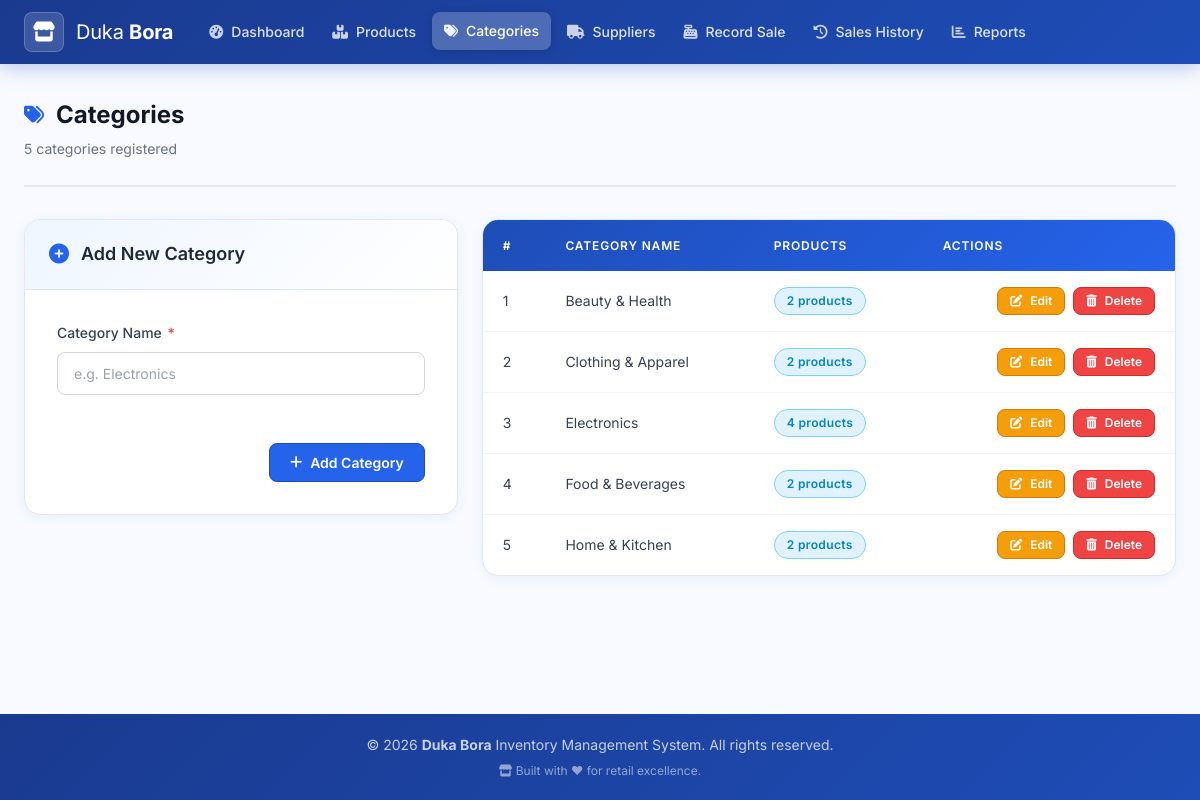
/categories.php, run on the app's committed database.
### tables this page shows
CREATE TABLE IF NOT EXISTS `categories` (
    `category_id`   INT           NOT NULL AUTO_INCREMENT,
    `category_name` VARCHAR(100)  NOT NULL,
    PRIMARY KEY (`category_id`),
    UNIQUE KEY `uq_category_name` (`category_name`)
);

### includes/functions.php (called while the page is built, shortened)
<?php
function e(mixed $value): string
{
    return htmlspecialchars((string) $value, ENT_QUOTES | ENT_SUBSTITUTE, 'UTF-8');
}
function getAllCategories(): array
{
    $conn   = getConnection();
    $result = $conn->query("SELECT * FROM categories ORDER BY category_name ASC");
    return $result->fetch_all(MYSQLI_ASSOC);
}

### categories.php (the view, shortened to what this page needs)
<?php
require_once __DIR__ . '/includes/functions.php';
$errors    = [];
$categories = getAllCategories();
$conn        = getConnection();
$countResult = $conn->query("
    SELECT category_id, COUNT(*) AS product_count
    FROM products
    GROUP BY category_id
");
$productCounts = [];
if ($countResult) {
    while ($row = $countResult->fetch_assoc()) {
        $productCounts[$row['category_id']] = (int) $row['product_count'];
    }
}
require_once __DIR__ . '/includes/header.php';
require_once __DIR__ . '/includes/nav.php';
?>
<div class="page-header">
    <div>
        <h1 class="page-title">
            <i class="fas fa-tags"></i> Categories
        </h1>
        <p class="page-subtitle">
            <?= count($categories) ?> categor<?= count($categories) !== 1 ? 'ies' : 'y' ?> registered
        </p>
    </div>
</div>
<div style="display:grid; grid-template-columns:1fr 1.6fr; gap:var(--space-6); align-items:start;">
    <div class="form-section">
        <div class="form-section-header">
            <i class="fas fa-plus-circle"></i>
            <h2>Add New Category</h2>
        </div>
        <div class="form-body">
            <form method="POST" action="categories.php" data-validate novalidate id="addCategoryForm">
                <div class="form-group">
                    <label class="form-label" for="category_name">
                        Category Name <span class="required">*</span>
                    </label>
                    <input
                        type="text"
                        id="category_name"
                        name="category_name"
                        class="form-control <?= isset($errors['add']) ? 'is-invalid' : '' ?>"
                        placeholder="e.g. Electronics"
                        maxlength="100"
                        required
                        autocomplete="off">
                </div>
                <div class="form-actions" style="padding-top:var(--space-4); border-top:none;">
                    <button type="submit" class="btn btn-primary" id="btnAddCategory">
                        <i class="fas fa-plus"></i> Add Category
                    </button>
                </div>
            </form>
        </div>
    </div>
    <div class="table-wrapper">
        <table class="data-table" id="mainTable" aria-label="Categories list">
            <thead>
                <tr>
                    <th>#</th>
                    <th>Category Name</th>
                    <th>Products</th>
                    <th>Actions</th>
                </tr>
            </thead>
            <tbody>
                <?php if (empty($categories)): ?>
                    <tr>
                        <td colspan="4" class="table-empty">
                            <i class="fas fa-tags"></i>
                            No categories yet. Add the first one!
                        </td>
                    </tr>
                <?php else: ?>
                    <?php foreach ($categories as $i => $cat): ?>
                        <tr>
                            <td class="text-muted text-small"><?= $i + 1 ?></td>
                            <td class="fw-medium"><?= e($cat['category_name']) ?></td>
                            <td>
                                <span class="badge badge-info">
                                    <?= $productCounts[$cat['category_id']] ?? 0 ?> products
                                </span>
                            </td>
                            <td>
                                <div class="action-group">
                                    <button
                                        class="btn btn-sm btn-warning"
                                        id="btnEditCat-<?= (int)$cat['category_id'] ?>"
                                        onclick="openEditModal(<?= (int)$cat['category_id'] ?>, '<?= addslashes(e($cat['category_name'])) ?>')"
                                        aria-label="Edit <?= e($cat['category_name']) ?>">
                                        <i class="fas fa-edit"></i> Edit
                                    </button>
                                    <form method="POST" action="categories.php" style="display:inline;">
                                        <button
                                            type="submit"
                                            class="btn btn-sm btn-danger"
                                            id="btnDeleteCat-<?= (int)$cat['category_id'] ?>"
                                            data-confirm="Delete category &quot;<?= e($cat['category_name']) ?>&quot;?"
                                            aria-label="Delete <?= e($cat['category_name']) ?>">
                                            <i class="fas fa-trash-alt"></i> Delete
                                        </button>
                                    </form>
                                </div>
                            </td>
                        </tr>
                    <?php endforeach; ?>
                <?php endif; ?>
            </tbody>
        </table>
    </div>
</div>
<?php require_once __DIR__ . '/includes/footer.php'; ?>

### data on the page
categories: category_name "Beauty & Health", category_id "2"
categories: category_name "Clothing & Apparel", category_id "2"
categories: category_name "Electronics", category_id "4"
categories: category_name "Food & Beverages", category_id "2"
categories: category_name "Home & Kitchen", category_id "2"

### other printed values
count($categories) "5"
